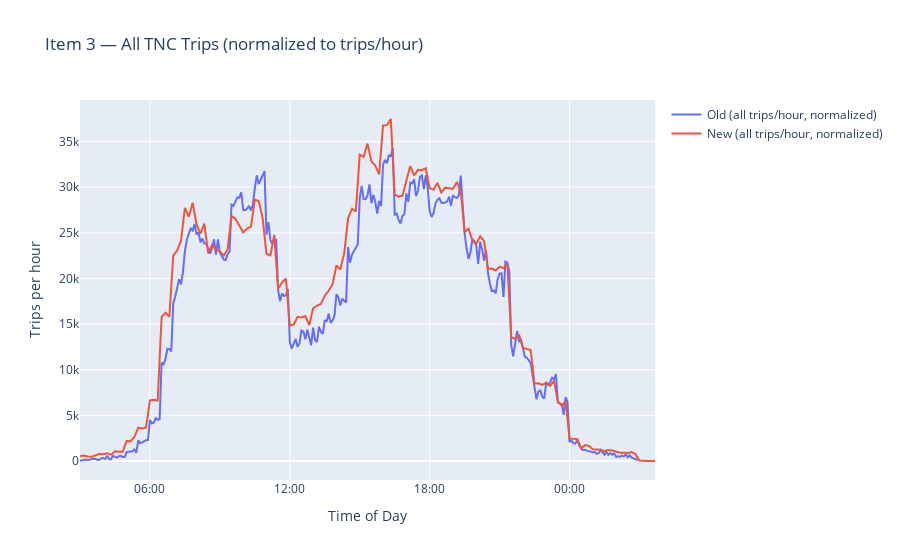

Write notebook code for a chart like this one.
### Markdown cell above
## Total number of trips made by the TNC vehicles

### Code cell
old_bins_all = old_df["startPeriod"].dropna().astype(int)
new_bins_all = new_df["depart_bin"].dropna().astype(int)

old_counts_all = old_bins_all.value_counts().sort_index().reindex(
    pd.RangeIndex(0, old_bins_all.max() + 1), fill_value=0
)
new_counts_all = new_bins_all.value_counts().sort_index().reindex(
    pd.RangeIndex(0, new_bins_all.max() + 1), fill_value=0
)

# normalize to trips/hour
old_rate_all = old_counts_all * (60 / 5)    # 5-min bins : per hour
new_rate_all = new_counts_all * (60 / 10)   # 10-min bins : per hour

old_rate_time = start_time + pd.to_timedelta(old_rate_all.index * 5, unit="m")
new_rate_time = start_time + pd.to_timedelta(new_rate_all.index * 10, unit="m")

fig = go.Figure()
fig.add_trace(go.Scatter(x=old_rate_time, y=old_rate_all.values, mode="lines",
                         name="Old (all trips/hour, normalized)"))
fig.add_trace(go.Scatter(x=new_rate_time, y=new_rate_all.values, mode="lines",
                         name="New (all trips/hour, normalized)"))
fig.update_layout(
    title="Item 3 — All TNC Trips (normalized to trips/hour)",
    xaxis_title="Time of Day",
    yaxis_title="Trips per hour",
    hovermode="x unified",
    xaxis=dict(tickformat="%H:%M")
)
fig.show()


# Systemwide totals (all trips)
print("Item 3 — Systemwide (All TNC trips)")
print(f"  Old total trips: {int(old_counts_all.sum()):,}")
print(f"  New total trips: {int(new_counts_all.sum()):,}")

### Figure 1 — Plotly figure (JSON) as saved in the notebook; plotly's stock layout.template omitted (floating-point values rounded to 4 significant figures; data arrays with more than 128 entries replaced by an {"elided": "..."} marker saying what was removed)
{"data": [{"mode": "lines", "name": "Old (all trips/hour, normalized)", "type": "scatter", "x": {"elided": "288 str values"}, "y": {"elided": "288 float values"}}, {"mode": "lines", "name": "New (all trips/hour, normalized)", "type": "scatter", "x": {"elided": "149 str values"}, "y": {"elided": "149 float values"}}], "layout": {"hovermode": "x unified", "title": {"text": "Item 3 — All TNC Trips (normalized to trips/hour)"}, "xaxis": {"tickformat": "%H:%M", "title": {"text": "Time of Day"}}, "yaxis": {"title": {"text": "Trips per hour"}}}}
